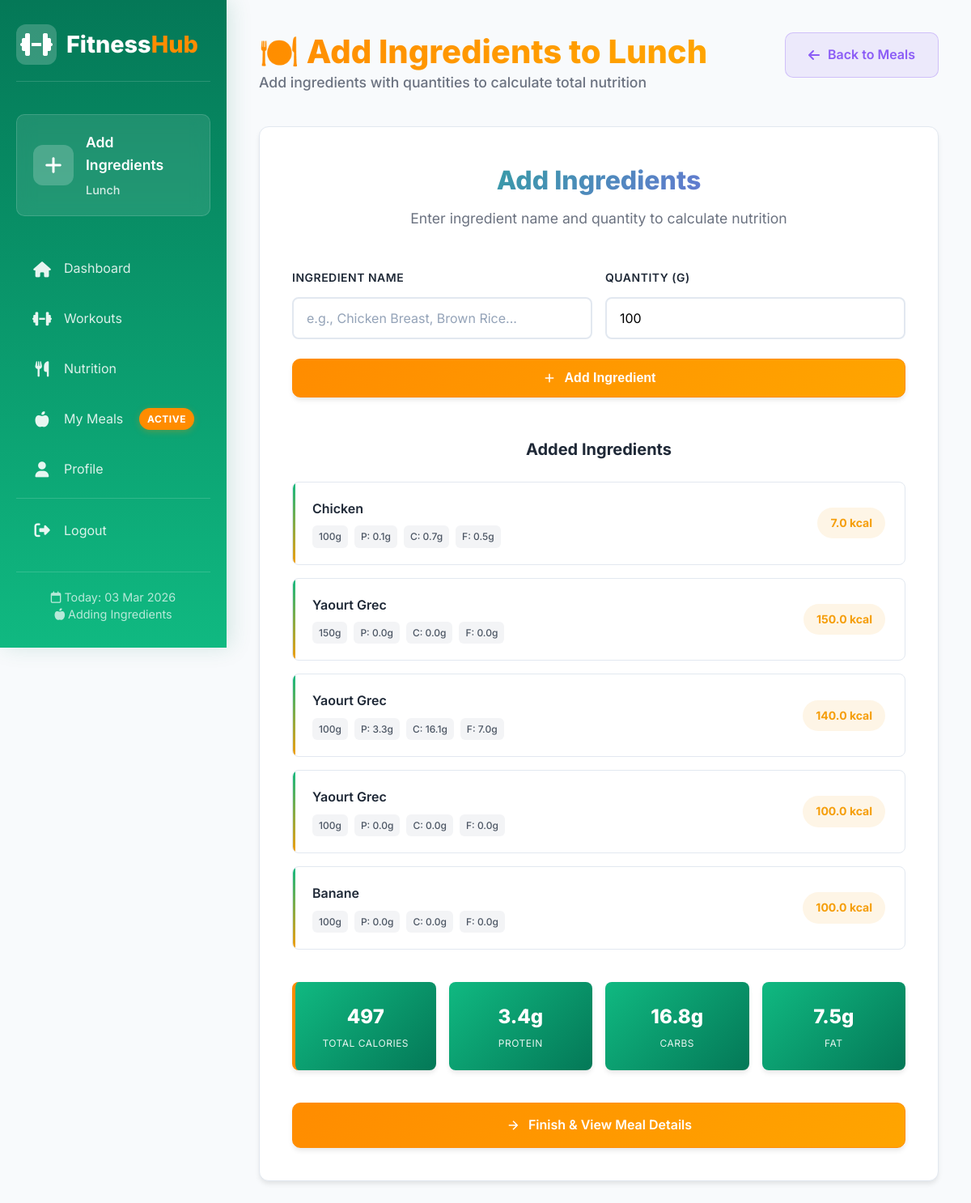
Page /meals/meal/95/ingredients/ (signed in) on the committed database.
### meals/models.py (models this page shows, shortened)
class Meal(models.Model):
    user = models.ForeignKey(User, on_delete=models.CASCADE)
    name = models.CharField(max_length=100)
    date = models.DateField(auto_now_add=True)
    total_calories = models.FloatField(default=0)

class Ingredient(models.Model):
    meal = models.ForeignKey(Meal, on_delete=models.CASCADE, related_name='ingredients')
    name = models.CharField(max_length=100)
    calories = models.FloatField(default=0)
    protein = models.FloatField(default=0)  # en grammes
    carbs = models.FloatField(default=0)    # en grammes
    fat = models.FloatField(default=0)      # en grammes
    quantity = models.FloatField(default=100)

### meals/views.py (the view, shortened to what this page needs)
# urls.py: path('meal/<int:meal_id>/ingredients/', views.add_ingredients, name='add_ingredients'),
@login_required
def add_ingredients(request, meal_id):
    meal = get_object_or_404(Meal, id=meal_id, user=request.user)
    ingredients = meal.ingredients.all()
    totals = calculate_meal_totals(meal)
    return render(request, 'meals/add_ingredients.html', {
        'meal': meal,
        'ingredients': ingredients,
        'total_calories': totals['calories'],
        'total_protein': totals['protein'],
        'total_carbs': totals['carbs'],
        'total_fat': totals['fat'],
    })

### meals/views.py (called while the page is built)
def calculate_meal_totals(meal):
    ingredients = meal.ingredients.all()
    return {
        'calories': max(0, round(sum(max(0, i.calories or 0) for i in ingredients), 2)),
        'protein': max(0, round(sum(max(0, i.protein or 0) for i in ingredients), 2)),
        'carbs': max(0, round(sum(max(0, i.carbs or 0) for i in ingredients), 2)),
        'fat': max(0, round(sum(max(0, i.fat or 0) for i in ingredients), 2)),
    }

### meals/templates/meals/add_ingredients.html (shortened to what this page needs)
{% load static %}
<!DOCTYPE html>
<html lang="en">
<head>
    <link rel="stylesheet" href="{% static 'meals/css/add_ingredients3.css' %}">
    <link rel="stylesheet" href="{% static 'meals/css/message.css' %}">
    <link rel="stylesheet" href="https://cdnjs.cloudflare.com/ajax/libs/font-awesome/6.4.0/css/all.min.css">
</head>
<body>
    <div class="dashboard-container">
        <aside class="sidebar">
            <div class="logo">
                <i class="fas fa-dumbbell"></i>
                <h1>Fitness<span>Hub</span></h1>
            </div>
            <div class="user-info">
                <div class="goal-display">
                    <div class="goal-icon">
                        <i class="fas fa-plus"></i>
                    </div>
                    <div>
                        <h3>Add Ingredients</h3>
                        <p>{{ meal.name }}</p>
                    </div>
                </div>
            </div>
            <nav class="sidebar-nav">
                <div class="nav-item">
                    <a href="{% url 'home' %}">
                        <i class="fas fa-home"></i>
                        <span>Dashboard</span>
                    </a>
                </div>
                <div class="nav-item">
                    <a href="{% url 'workout_plan' %}">
                        <i class="fas fa-dumbbell"></i>
                        <span>Workouts</span>
                    </a>
                </div>
                <div class="nav-item">
                    <a href="{% url 'nutrition:nutrition_plan' %}">
                        <i class="fas fa-utensils"></i>
                        <span>Nutrition</span>
                    </a>
                </div>
                <div class="nav-item active">
                    <a href="{% url 'my_meals' %}">
                        <i class="fas fa-apple-alt"></i>
                        <span>My Meals</span>
                        <span class="badge">Active</span>
                    </a>
                </div>
                <div class="nav-item">
                    <a href="{% url 'profile' %}">
                        <i class="fas fa-user"></i>
                        <span>Profile</span>
                    </a>
                </div>
                <div class="nav-item logout-item">
                    <form method="POST" action="{% url 'logout' %}" class="logout-form-sidebar">
                        <button type="submit" class="logout-button">
                            <i class="fas fa-sign-out-alt"></i>
                            <span>Logout</span>
                        </button>
                    </form>
                </div>
            </nav>
            <div class="sidebar-footer">
                <p><i class="far fa-calendar"></i> Today: {% now "d M Y" %}</p>
                <p><i class="fas fa-apple-alt"></i> Adding Ingredients</p>
            </div>
        </aside>
    <main class="main-content">
            <header class="page-header">
                <div class="page-title">
                    <div>
                        <h1>🍽️ Add Ingredients to {{ meal.name }}</h1>
                        <p class="page-subtitle">Add ingredients with quantities to calculate total nutrition</p>
                    </div>
                    <div class="header-actions">
                        <a href="{% url 'my_meals' %}" class="btn" style="background: rgba(139, 92, 246, 0.1); color: var(--purple); border: 1px solid rgba(139, 92, 246, 0.3);">
                            <i class="fas fa-arrow-left"></i>
                            Back to Meals
                        </a>
                    </div>
                </div>
            </header>
            <div class="card fade-in">
                <div class="form-container">
                    <div class="form-header">
                        <h1>Add Ingredients</h1>
                        <p>Enter ingredient name and quantity to calculate nutrition</p>
                    </div>
                    <form method="POST" class="ingredient-form">
                        <div class="form-row">
                            <div class="form-group">
                                <label for="ingredient_name" class="form-label">Ingredient Name</label>
                                <input type="text"
                                       name="ingredient_name"
                                       list="ingredientsList"
                                       placeholder="e.g., Chicken Breast, Brown Rice..."
                                       required
                                       class="form-input"
                                       id="ingredientInput"
                                       autocomplete="off">
                            </div>
                            <div class="form-group">
                                <label for="quantity" class="form-label">Quantity (g)</label>
                                <input type="number"
                                       name="quantity"
                                       class="quantity-input"
                                       placeholder="Quantity"
                                       value="100"
                                       min="1"
                                       step="1"
                                       required>
                            </div>
                        </div>
                        <button type="submit" class="btn btn-primary btn-full">
                            <svg class="icon" viewBox="0 0 24 24">
                                <path d="M12 5v14m-7-7h14" stroke="currentColor" stroke-width="2" fill="none"/>
                            </svg>
                            Add Ingredient
                        </button>
                    </form>
                    <div class="ingredients-section">
                        <h3 class="section-title">Added Ingredients</h3>
                        <div class="ingredients-grid">
                            {% for ingredient in ingredients %}
                            <div class="ingredient-card fade-in">
                                <div class="ingredient-info">
                                    <div class="ingredient-name">{{ ingredient.name|title }}</div>
                                    <div class="ingredient-nutrition">
                                        <span class="nutrition-badge">{{ ingredient.quantity|floatformat:0 }}g</span>
                                        <span class="nutrition-badge">P: {{ ingredient.protein|floatformat:1 }}g</span>
                                        <span class="nutrition-badge">C: {{ ingredient.carbs|floatformat:1 }}g</span>
                                        <span class="nutrition-badge">F: {{ ingredient.fat|floatformat:1 }}g</span>
                                    </div>
                                </div>
                                <div class="ingredient-calories">{{ ingredient.calories|floatformat:1 }} kcal</div>
                            </div>
                            {% endfor %}
                        </div>
                    </div>
                    <div class="nutrition-summary">
                        <div class="stats-grid">
                            <div class="stat-card" style="border-left: 4px solid var(--orange);">
                                <div class="stat-value" id="summaryTotalCalories">{{ total_calories|floatformat:0 }}</div>
                                <div class="stat-label">Total Calories</div>
                            </div>
                            <div class="stat-card">
                                <div class="stat-value" id="summaryTotalProtein">{{ total_protein|floatformat:1 }}g</div>
                                <div class="stat-label">Protein</div>
                            </div>
                            <div class="stat-card">
                                <div class="stat-value" id="summaryTotalCarbs">{{ total_carbs|floatformat:1 }}g</div>
                                <div class="stat-label">Carbs</div>
                            </div>
                            <div class="stat-card">
                                <div class="stat-value" id="summaryTotalFat">{{ total_fat|floatformat:1 }}g</div>
                                <div class="stat-label">Fat</div>
                            </div>
                        </div>
                    </div>
                    <div class="form-actions">
                        {% if ingredients %}
                            <a href="{% url 'my_meals' %}" class="btn btn-primary btn-finish">
                                <svg class="icon" viewBox="0 0 24 24">
                                    <path d="M5 12h14M12 5l7 7-7 7" stroke="currentColor" stroke-width="2" fill="none"/>
                                </svg>
                                Finish & View Meal Details
                            </a>
                        {% endif %}
                    </div>
                </div>
            </div>
        </main>
    </div>
</body>
</html>

### rows in the picture
Meal: name "Lunch"
Ingredient: name "Chicken", quantity "100", protein "0.1", carbs "0.7", fat "0.5", calories "7.0"
Ingredient: name "Yaourt Grec", quantity "150", protein "0.0", carbs "0.0", fat "0.0", calories "150.0"
Ingredient: name "Yaourt Grec", quantity "100", protein "3.3", carbs "16.1", fat "7.0", calories "140.0"
Ingredient: name "Yaourt Grec", quantity "100", protein "0.0", carbs "0.0", fat "0.0", calories "100.0"
Ingredient: name "Banane", quantity "100", protein "0.0", carbs "0.0", fat "0.0", calories "100.0"

### other values in the picture
{{ total_calories|floatformat:0 }} "497"
